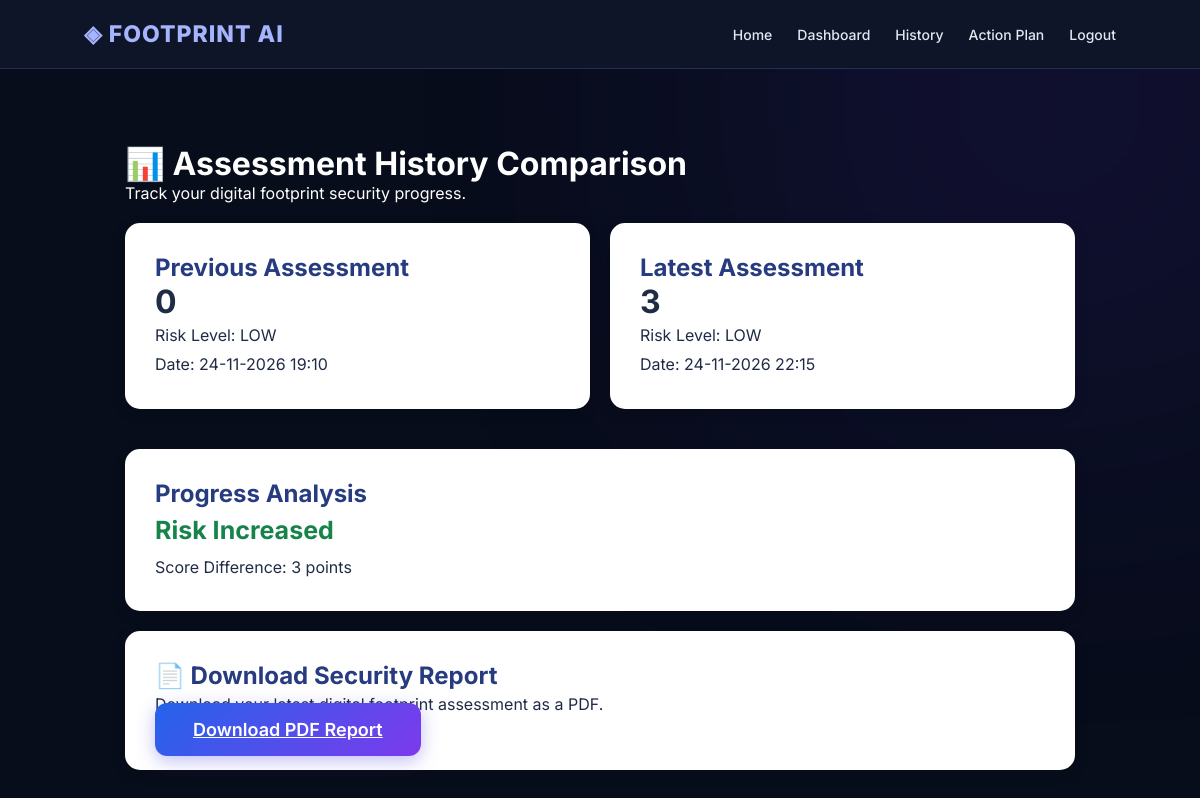
/comparison (signed in), run on the app's committed database.
### tables this page shows
CREATE TABLE assessments (
            id INTEGER PRIMARY KEY AUTOINCREMENT,
            score INTEGER,
            risk TEXT,
            date TEXT
        , user_id INTEGER, social INTEGER DEFAULT 0, personal INTEGER DEFAULT 0, location INTEGER DEFAULT 0, security INTEGER DEFAULT 0);

### app.py (the view)
@app.route('/comparison')
def comparison():
    if 'user_id' not in session:
        return redirect('/login')
    conn = sqlite3.connect('footprint.db')
    conn.row_factory = sqlite3.Row
    records = conn.execute("""
        SELECT score, risk, date
        FROM assessments
        WHERE user_id = ?
        ORDER BY id DESC
        LIMIT 2
    """, (session['user_id'],)).fetchall()
    conn.close()
    comparison_data = None
    if len(records) == 2:
        latest = records[0]
        previous = records[1]
        difference = previous['score'] - latest['score']
        if difference > 0:
            status = "Improved"
        elif difference < 0:
            status = "Risk Increased"
        else:
            status = "No Change"
        comparison_data = {
            'latest': latest,
            'previous': previous,
            'difference': abs(difference),
            'status': status
        }
    return render_template(
        'comparison.html',
        comparison_data=comparison_data,
        records=records
    )

### templates/comparison.html (shortened to what this page needs)
<!DOCTYPE html>
<html lang="en">
<head>
    <link rel="stylesheet" href="{{ url_for('static', filename='style.css') }}">
</head>
<body>
<nav class="navbar">
    <div class="logo">◈ FOOTPRINT AI</div>
    <div class="nav-links">
        <a href="/">Home</a>
        <a href="/dashboard">Dashboard</a>
        <a href="/history">History</a>
        <a href="/action-plan">Action Plan</a>
        <a href="/logout">Logout</a>
    </div>
</nav>
<div class="comparison-container">
    <h1>📊 Assessment History Comparison</h1>
    <p>Track your digital footprint security progress.</p>
    {% if comparison_data %}
    <div class="comparison-grid">
        <div class="comparison-card">
            <h2>Previous Assessment</h2>
            <h1>{{ comparison_data.previous['score'] }}</h1>
            <p>Risk Level: {{ comparison_data.previous['risk'] }}</p>
            <p>Date: {{ comparison_data.previous['date'] }}</p>
        </div>
        <div class="comparison-card">
            <h2>Latest Assessment</h2>
            <h1>{{ comparison_data.latest['score'] }}</h1>
            <p>Risk Level: {{ comparison_data.latest['risk'] }}</p>
            <p>Date: {{ comparison_data.latest['date'] }}</p>
        </div>
    </div>
    <div class="comparison-card">
        <h2>Progress Analysis</h2>
        <p class="status">{{ comparison_data.status }}</p>
        <p>
            Score Difference:
            {{ comparison_data.difference }} points
        </p>
    </div>
    <div class="comparison-card">
        <h2>📄 Download Security Report</h2>
        <p>Download your latest digital footprint assessment as a PDF.</p>
        <a href="/download-security-report"
           class="start-risk-btn">
            Download PDF Report
        </a>
    </div>
    {% else %}
    <div class="comparison-card">
        <h2>Not Enough Assessment Records</h2>
        <p>Complete at least two assessments to compare your progress.</p>
        <a href="/assessment">Start Assessment</a>
    </div>
    {% endif %}
</div>
</body>
</html>

### static/style.css (style rules this page uses)
* { margin: 0; padding: 0; box-sizing: border-box; }
body { font-family: 'Inter', sans-serif; background: #080d1b; color: #ffffff; min-height: 100vh; overflow-x: hidden; }
body::before { content: ""; position: fixed; width: 500px; height: 500px; background: #6338ff; filter: blur(180px); opacity: 0.16; top: -150px; right: -100px; z-index: -1; }
.navbar { display: flex; justify-content: space-between; align-items: center; padding: 20px 7%; background: rgba(15, 23, 42, 0.95); border-bottom: 1px solid rgba(129, 140, 248, 0.2); position: sticky; top: 0; z-index: 1000; backdrop-filter: blur(12px); }
.logo { font-size: 23px; font-weight: 800; color: #a5b4fc; letter-spacing: 1px; }
.nav-links { display: flex; align-items: center; gap: 25px; }
.nav-links a { color: #e2e8f0; text-decoration: none; font-size: 14px; font-weight: 500; transition: 0.3s; }
.start-risk-btn { background: linear-gradient(135deg, #2563eb, #7c3aed); color: white; padding: 16px 38px; font-size: 18px; font-weight: 600; border: none; border-radius: 12px; cursor: pointer; box-shadow: 0 5px 18px rgba(79, 70, 229, 0.35); transition: all 0.3s ease; }

### templates/comparison.html (style rules this page uses)
.comparison-container { max-width: 1000px; margin: 50px auto; padding: 25px; }
.comparison-card { background: white; padding: 30px; margin: 20px 0; border-radius: 15px; box-shadow: 0 4px 15px rgba(0,0,0,0.1); }
.comparison-grid { display: grid; grid-template-columns: repeat(2, 1fr); gap: 20px; }
.comparison-card h2 { color: #263b80; }
.status { font-size: 25px; font-weight: bold; color: #16834b; }
.comparison-card p { line-height: 1.8; }
.comparison-card { background: #ffffff; color: #202b45; }
.comparison-card h1, .comparison-card p { color: #202b45; }
.comparison-card .status { color: #16834b; font-size: 25px; font-weight: bold; }

### data on the page
assessments: previous.score "0", previous.risk "LOW", previous "24-11-2026 19:10"
assessments: latest.score "3", latest.risk "LOW", latest "24-11-2026 22:15"

### other printed values
{{ comparison_data.status }} "Risk Increased"
{{ comparison_data.difference }} "3"
